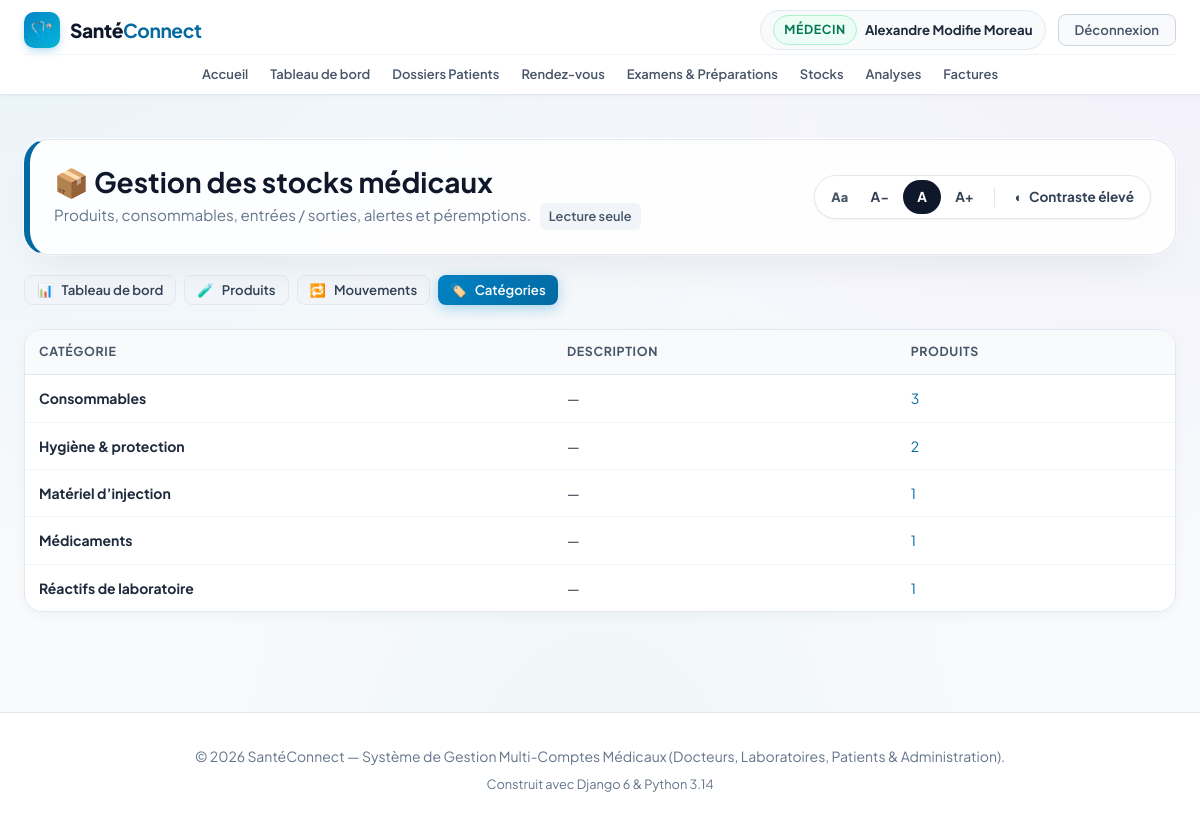
Page /stock/categories/ (signed in) on the committed database.
### accounts/models.py (models this page shows, shortened)
class User(AbstractUser):
    class Role(models.TextChoices):
        ADMIN = 'ADMIN', 'Administrateur'
        DOCTEUR = 'DOCTEUR', 'Médecin'
        LABORATOIRE = 'LABORATOIRE', 'Laborantin'
        PATIENT = 'PATIENT', 'Patient'
    role = models.CharField(
        max_length=20,
        choices=Role.choices,
        default=Role.PATIENT,
        verbose_name="Rôle utilisateur"
    )
    phone = models.CharField(max_length=25, blank=True, null=True, verbose_name="Téléphone")
    address = models.CharField(max_length=255, blank=True, null=True, verbose_name="Adresse")
    city = models.CharField(max_length=100, blank=True, null=True, verbose_name="Ville")
    is_verified = models.BooleanField(
        default=False,
        verbose_name="Compte certifié / validé",
        help_text="Coché par l'administrateur pour valider l'activité d'un docteur ou laboratoire."
    )
    objects = CustomUserManager()
    class Meta:
        verbose_name = "Utilisateur"
        verbose_name_plural = "Tous les Utilisateurs"
    @property
    def is_doctor(self):
        return self.role == self.Role.DOCTEUR
    @property
    def is_laboratory(self):
        return self.role == self.Role.LABORATOIRE
    @property
    def is_patient(self):
        return self.role == self.Role.PATIENT
    @property
    def is_admin_user(self):
        return self.role == self.Role.ADMIN or self.is_superuser

### stock/models.py (models this page shows, shortened)
class Categorie(models.Model):
    nom = models.CharField("Nom", max_length=100, unique=True)
    description = models.CharField("Description", max_length=255, blank=True)
    class Meta:
        verbose_name = "Catégorie"
        verbose_name_plural = "Catégories"
        ordering = ["nom"]

### stock/views.py (the view)
# urls.py: path("categories/", views.categorie_list, name="categorie_list"),
@stock_consultation_requise
def categorie_list(request):
    categories = Categorie.objects.annotate(nb=Count("produits", filter=Q(produits__actif=True)))
    return render(request, "stock/categorie_list.html", {
        "categories": categories, "form": CategorieForm(),
        "can_manage": peut_gerer_stock(request.user),
    })

### stock/forms.py (called while the page is built)
def _styler(form):
    for field in form.fields.values():
        w = field.widget
        if isinstance(w, forms.Select):
            w.attrs.setdefault("class", "form-select")
        else:
            w.attrs.setdefault("class", "form-input")

### stock/permissions.py (called while the page is built)
def peut_consulter_stock(user):
    return user.is_authenticated and (user.is_admin_user or user.is_laboratory or user.is_doctor)

def peut_gerer_stock(user):
    return user.is_authenticated and (user.is_admin_user or user.is_laboratory)

def _creer_decorateur(verifier, message):
    def decorateur(vue):
        @wraps(vue)
        def enveloppe(request, *args, **kwargs):
            if not request.user.is_authenticated:
                return redirect_to_login(request.get_full_path())
            if not verifier(request.user):
                messages.error(request, message)
                return redirect("dashboard")
            return vue(request, *args, **kwargs)
        return enveloppe
    return decorateur

### stock/templates/stock/categorie_list.html (shortened to what this page needs)
{% extends 'stock/base_stock.html' %}
{% block content %}
<div class="container">
    {% include 'stock/_header.html' with active='categories' %}
    <div class="table-responsive" style="margin-bottom:40px;">
        <table class="data-table"><caption class="sr-only">Catégories de produits</caption>
            <thead><tr><th scope="col">Catégorie</th><th scope="col">Description</th><th scope="col">Produits</th>{% if can_manage %}<th scope="col"><span class="sr-only">Actions</span></th>{% endif %}</tr></thead>
            <tbody>
            {% for c in categories %}
                <tr>
                    <td><strong>{{ c.nom }}</strong></td>
                    <td>{{ c.description|default:"—" }}</td>
                    <td><a href="{% url 'stock:produit_list' %}?categorie={{ c.pk }}">{{ c.nb }}</a></td>
                </tr>
            {% empty %}
                <tr><td colspan="4" class="empty-state" style="text-align:center;">Aucune catégorie.</td></tr>
            {% endfor %}
            </tbody>
        </table>
    </div>
</div>
{% endblock %}

### templates/base.html (shortened to what this page needs)
{% load static %}
<!doctype html>
<html lang="fr">
  <head>
    <link rel="stylesheet" href="{% static 'css/style.css' %}?v=20261027_1" />
    {% block extra_css %}{% endblock %}
  </head>
  <body>
    <nav class="navbar" id="main-navbar" aria-label="Navigation principale">
      <div class="container navbar-inner">
        <div class="navbar-brand-section">
          <a href="{% url 'home' %}" class="logo-brand" id="brand-logo-link">
            <span class="logo-icon">🩺</span>
            <span class="logo-text"
              >Santé<strong style="color: var(--primary)">Connect</strong></span
            >
          </a>
        </div>
        <div class="nav-links" id="main-nav-links">
          <a href="{% url 'home' %}" class="nav-item-link" id="nav-home"
            >Accueil</a
          >
          {% if user.is_authenticated %}
            <a href="{% url 'dashboard' %}" class="nav-item-link" id="nav-dashboard">Tableau de bord</a>
            {% if user.is_admin_user or user.is_doctor %}
              <a href="{% url 'dossiers_patients_list' %}" class="nav-item-link" id="nav-dossiers">Dossiers Patients</a>
            {% endif %}
            {% if user.is_admin_user or user.is_doctor or user.is_patient %}
              <a href="{% url 'rendezvous:rdv_list' %}" class="nav-item-link" id="nav-rendezvous">Rendez-vous</a>
            {% endif %}
            {% if user.is_admin_user or user.is_doctor %}
              <a href="{% url 'examens_list' %}" class="nav-item-link" id="nav-examens">Examens &amp; Préparations</a>
            {% endif %}
            {% if user.is_admin_user or user.is_laboratory or user.is_doctor %}
              <a href="{% url 'stock:dashboard' %}" class="nav-item-link" id="nav-stock">Stocks</a>
            {% endif %}
            {% if user.is_laboratory %}
              <a href="{% url 'laboratoire:prelevement_list' %}" class="nav-item-link" id="nav-laboratoire">Prélèvements</a>
            {% elif user.is_doctor %}
              <a href="{% url 'laboratoire:demande_list' %}" class="nav-item-link">Analyses</a>
            {% endif %}
            {% if user.is_admin_user or user.is_patient or user.is_doctor and user.is_verified %}
              <a href="{% url 'facture_list' %}" class="nav-item-link" id="nav-factures">Factures</a>
            {% endif %}
          {% endif %}
        </div>
        <div class="navbar-user-actions" id="nav-user-actions">
          {% if user.is_authenticated %}
          <div class="nav-user-badge" id="nav-user-profile">
            <span class="badge-role {{ user.role }}"
              >{{ user.get_role_display }}</span
            >
            <a
              href="{% url 'profile' %}"
              class="nav-user-name-link"
              id="nav-profile-edit"
              title="Mon profil"
              >{{ user.get_full_name|default:user.username }}</a
            >
          </div>
          <a
            href="{% url 'logout' %}"
            class="nav-logout-btn"
            id="btn-nav-logout"
            >Déconnexion</a
          >
          {% endif %}
        </div>
      </div>
    </nav>
    <main id="contenu" style="flex: 1; padding: 24px 0 60px">
      {% block content %}{% endblock %}
    </main>
    <footer class="footer">
      <div class="container">
        <p>
          © 2026 SantéConnect — Système de Gestion Multi-Comptes Médicaux
          (Docteurs, Laboratoires, Patients & Administration).
        </p>
        <p style="margin-top: 6px; font-size: 0.8rem; color: #64748b">
          Construit avec Django 6 & Python 3.14
        </p>
      </div>
    </footer>
  </body>
</html>

### rows in the picture
User: role "MÉDECIN", get_full_name "Alexandre Modifie Moreau"
Categorie: nom "Consommables", description "—", nb "3"
Categorie: nom "Hygiène & protection", description "—", nb "2"
Categorie: nom "Matériel d’injection", description "—", nb "1"
Categorie: nom "Médicaments", description "—", nb "1"
Categorie: nom "Réactifs de laboratoire", description "—", nb "1"
